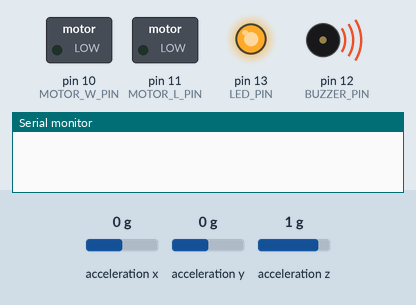
Simulated run of this sketch. Board: Arduino Uno, built with avr-gcc and run on an emulated ATmega328P. On the bench: switched loads named in the sketch (green lamp = pin HIGH), output pins drawn as LEDs (lit = HIGH), buzzer (waves = sounding, pin HIGH), the last lines printed to the serial monitor. Inputs (shaded band) come from the test bench; at power-on: acceleration x 0 g, acceleration y 0 g, acceleration z 1 g.

Above: at 0.1 s.
At 1.1 s:
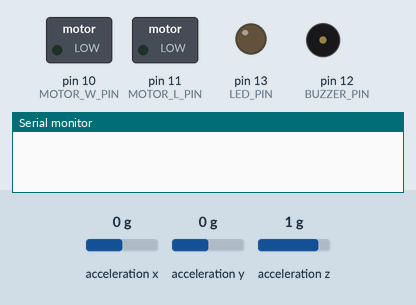
At 1.7 s:
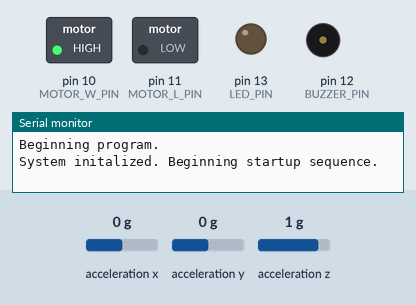
At 2.3 s:
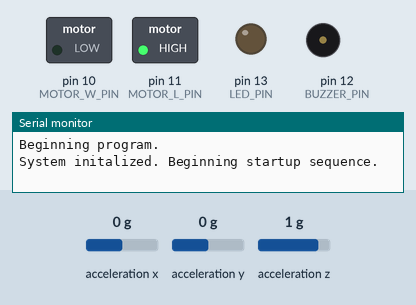
At 5.5 s:
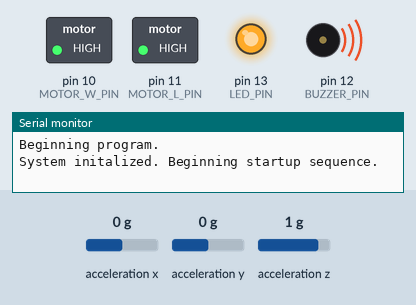
At 6.5 s:
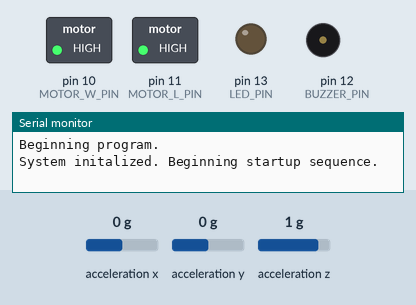
Timing chart, 0 to 8.0 s (numbered marks = the images above):
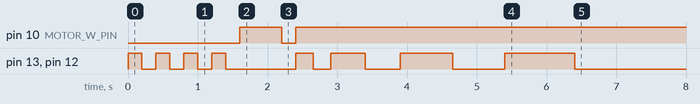

The sketch:

main.ino
```cpp
#include <Adafruit_ADXL345_U.h>
#include <Adafruit_Sensor.h>
#include <Wire.h>

/** @brief Assign a unique ID to this sensor while initializing it.*/
Adafruit_ADXL345_Unified accel = Adafruit_ADXL345_Unified(12345);

/** @brief Duration, in ms, it takes to deploy or retract the fins. */
static int FIN_EXTEND_DURATION = 400;
/** @brief Vertical acceleration, in m/s^2, above which to consider the motor to
 * be ignited. */
static float MOTOR_IGNITE_ACCEL = 30.0;
/** @brief Vertical acceleration, in m/s^2, below which to consider the motor to
 * be burned out. */
static float MOTOR_BURNOUT_ACCEL = 0.0;
/** @brief Delay after burnout, in ms, to wait to deploy the fins. */
static int DEPLOYMENT_DELAY = 3000;
/** @brief Net acceleration, in m/s^2, above which to consider the rocket to be
 * at apogee. */
static float APOGEE_ACCEL = 0.0;

static int BUZZER_PIN = 12;
static int MOTOR_L_PIN = 11;
static int MOTOR_W_PIN = 10;
static int LED_PIN = 13;

/* Are the fins deployed? */
bool finsDeployed = false;

/** @brief What stage is the flight in?
  Values:
    0: Has not launched yet.
    1: Has launched, motor is burning.
    2: Motor has burnt out, coasting to apogee.
    3: Apogee reached, falling.
    <Further values not included because program ends at apogee.>
 */
int flightStage = 0;

// This is used as a failsafe timer
int loopsSinceLaunch = 0;
int loopsSinceDeployment = 0;

/**
 * @brief Automatically runs on startup.
 */
void setup(void) {
  /* Initialize the output pins */
  pinMode(BUZZER_PIN, OUTPUT);
  pinMode(MOTOR_L_PIN, OUTPUT);
  pinMode(MOTOR_W_PIN, OUTPUT);
  pinMode(LED_PIN, OUTPUT);
  signalPower();

#ifndef ESP8266
  while (!Serial)
    ;  // for Leonardo/Micro/Zero
#endif
  Serial.begin(9600);

  Serial.println("Beginning program.");

  /* Initialise the sensor */
  while (!accel.begin()) {
    Serial.println("Failed to initialize altimeter!");
    delay(1000);
    Serial.println("Retrying...");
  }
  accel.setRange(ADXL345_RANGE_16_G);

  Serial.println("System initalized. Beginning startup sequence.");
  flexFins();
  signalStartupSuccess();
}

/**
 * @brief Calculate the length of a vector starting at the origin and ending at
 * the given coordinates.
 *
 * @param x X-coordinate of the end of the vector.
 * @param y Y-coordinate of the end of the vector.
 * @param z Z-coordinate of the end of the vector.
 * @return float Distance (calculated with Pythagorean Theorem in 3D).
 */
float calcVectLen(float x, float y, float z) {
  return sqrt(x * x + y * y + z * z);
}

/**
 * @brief If fins not deployed, deploys fins. Else, does nothing.
 */
void deployFinsIfUndeployed(void) {
  if (!finsDeployed) {
    startMotor(true);
    delay(FIN_EXTEND_DURATION);
    stopMotor();
    finsDeployed = true;
  }
}

/**
 * @brief If fins deployed, retracts fins. Else, does nothing.
 */
void retractFinsIfDeployed(void) {
  if (finsDeployed) {
    startMotor(false);
    delay(FIN_EXTEND_DURATION);
    stopMotor();
    finsDeployed = false;
  }
}

/**
 * @brief Show output feedback for succesful startup sequence.
 *
 * Flashes LED and sounds buzzer 4 times, with linearly increasing flash length
 * and delay between.
 */
void signalStartupSuccess(void) {
  for (int i = 0; i <= 4; i++) {
    digitalWrite(BUZZER_PIN, HIGH);
    digitalWrite(LED_PIN, HIGH);
    delay(250 * i);
    digitalWrite(BUZZER_PIN, LOW);
    digitalWrite(LED_PIN, LOW);
    delay(250 * i);
  }
}

/**
 * @brief Show output feedback for inital power-on.
 *
 * Flashes LED and sounds buzzer 3 times.
 */
void signalPower(void) {
  for (int i = 0; i <= 3; i++) {
    digitalWrite(BUZZER_PIN, HIGH);
    digitalWrite(LED_PIN, HIGH);
    delay(200);
    digitalWrite(BUZZER_PIN, LOW);
    digitalWrite(LED_PIN, LOW);
    delay(200);
  }
}

/**
 * @brief Show output feedback proving fin control is working.
 *
 * Extends fins halfway, then retracts fins halfway.
 */
void flexFins(void) {
  if (finsDeployed) {
    return;
  }
  startMotor(true);
  delay(FIN_EXTEND_DURATION / 2);
  stopMotor();
  delay(FIN_EXTEND_DURATION);
  startMotor(false);
  delay(FIN_EXTEND_DURATION / 2);
  stopMotor();
}

/**
 * @brief Stop motor entirely.
 */
void stopMotor(void) {
  digitalWrite(MOTOR_L_PIN, HIGH);
  digitalWrite(MOTOR_W_PIN, HIGH);
}

/**
 * @brief Start the motor in the direction requested.
 *
 * @param forward If true, will turn on in deployment direction. Otherwise, will
 *   turn on in the retraction direction.
 */
void startMotor(bool forward) {
  if (!forward) {
    digitalWrite(MOTOR_W_PIN, LOW);
    digitalWrite(MOTOR_L_PIN, HIGH);
  } else {
    digitalWrite(MOTOR_W_PIN, HIGH);
    digitalWrite(MOTOR_L_PIN, LOW);
  }
}

/**
 * @brief Automatically loops while Arduino is running.
 */
void loop(void) {
  sensors_event_t event;
  accel.getEvent(&event);

  float verticalAccel = -1.0 * event.acceleration.y;

  Serial.println(flightStage);

  switch (flightStage) {
    case 0:
      // Hasn't launched yet
      if (verticalAccel >= MOTOR_IGNITE_ACCEL) {
        flightStage++;
      }
      break;
    case 1:
      // Has launched, motor is burning
      loopsSinceLaunch++;
      if (verticalAccel <= MOTOR_BURNOUT_ACCEL || loopsSinceLaunch > 16) {
        flightStage++;
        delay(DEPLOYMENT_DELAY);
      }
      break;
    case 2:
      // Motor has burnt out; is coasting to apogee
      deployFinsIfUndeployed();
      loopsSinceDeployment++;
      if (loopsSinceDeployment > 60 && verticalAccel >= APOGEE_ACCEL ||
          loopsSinceDeployment > 120) {
        flightStage++;
      }
      break;
    case 3:
      retractFinsIfDeployed();
      while (true)
        ;
      break;
  }

  delay(250);
}
```
